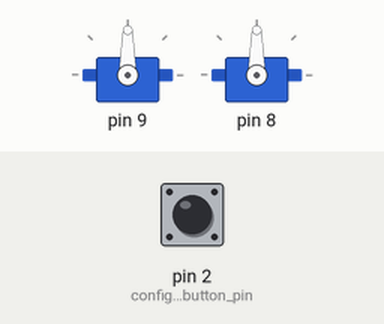
This sketch was run on a simulated Arduino Uno, built with avr-gcc and run on an emulated ATmega328P. Parts: 2 × servo. The test bench sets the inputs (shaded band); at power-on: pin 2 (configure_the_button_pin) HIGH.

Above: at 1.2 s.
1.3 s: pin 2 (configure_the_button_pin) pulled LOW for 0.15 s
At 2.0 s:
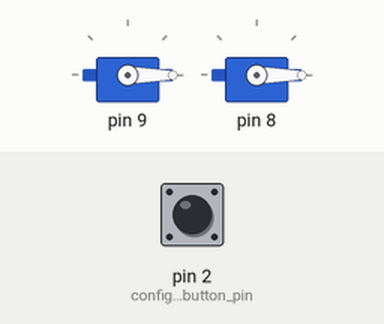
2.9 s: pin 2 (configure_the_button_pin) pulled LOW for 3.2 s
At 3.7 s:
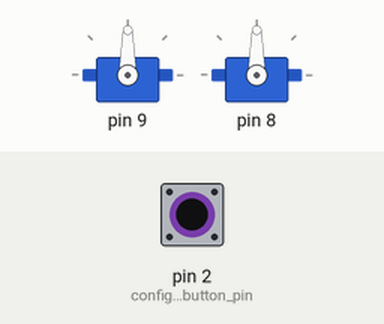
Timing chart, 0 to 7.6 s (numbered marks = the images above; inputs shaded):
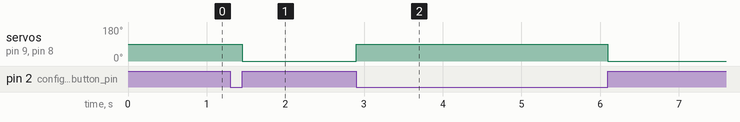

The sketch:

MotorsOut_push_sweep.ino
```cpp
#include <Servo.h>

// makes servo object (check if servo object is itrable  or not)


    Servo myservo[2];


bool buttonPressed = false;   // flag to track button state
int pos = 0;

void setup() {

// attach servo pins ( check if iterable or not)


      myservo[0].attach(9);

      myservo[1].attach(8);


  pinMode(2, INPUT_PULLUP);  // configure the button pin as input with internal pull-up resistor


}

void loop() {


  // clockwise button toggle servo sweep

  // Check if the button is pressed
  if (digitalRead(2) == LOW) {
    // Button is pressed, move the servo
    buttonPressed = true;
    for(int i = 0; i < 2; i++){
    myservo[i].write(90);   // Set servo to a desired position (e.g., 90 degrees)
    }
  }

  // Check if the button is released
  if (digitalRead(2) == HIGH && buttonPressed) {
    // Button is released, stop the servo
    buttonPressed = false;
    for(int i = 0; i < 2; i++){
    myservo[i].write(0);   // Set servo to a desired position (e.g., 90 degrees)
    }
  }


}
```

Measured:
- after the input at 1.3 s, servo on pin 9, servo on pin 8: 90° → 0° after 0.15 s
- after the input at 2.9 s, servo on pin 9, servo on pin 8: 0° → 90° at once, → 0° 3.2 s later
